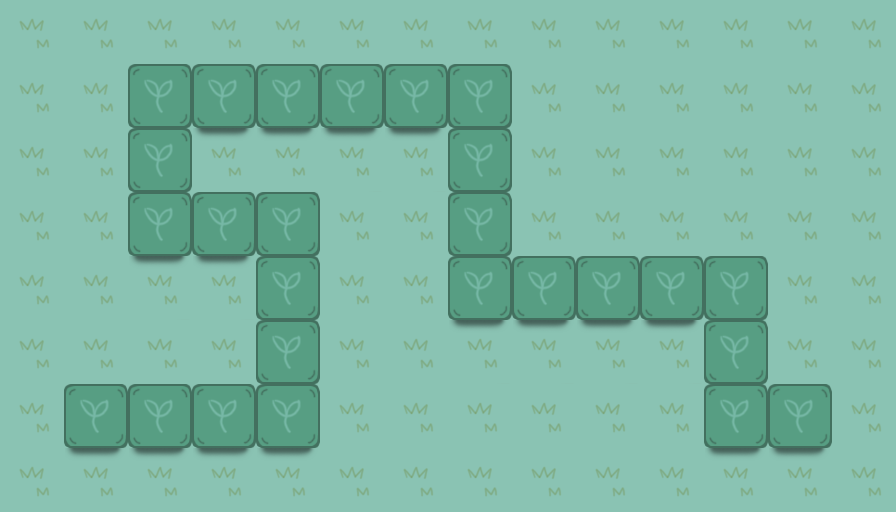

This game map was drawn from its Tiled (.tmx) file and the tilesets committed beside it. A one-line description and the trimmed map source follow:
An orthogonal 14x8 tile map with 64x64 px tiles, 2 tile layers (bg, road) and 33 objects (10x xiaomo, 8x waypoint, 7x xiaocao, 6x quan, start, ...).

<map version="1.0" orientation="orthogonal" width="14" height="8" tilewidth="64" tileheight="64">
 <tileset firstgid="1" name="map" tilewidth="64" tileheight="64">
  <image source="map.png" width="512" height="512" />
 </tileset>
 <layer name="bg" width="14" height="8">
  <data>[112 cells, 112 non-empty, 2 distinct tile ids]</data>
 </layer>
 <layer name="road" width="14" height="8">
  <data>[112 cells, 26 non-empty, 1 distinct tile ids]</data>
 </layer>
 <objectgroup name="object" width="14" height="8">
  <object name="jam" type="quan" x="0" y="384" />
  <object name="jam" type="xiaomo" x="64" y="128" />
  <object name="jam" type="xiaomo" x="64" y="192" />
  <object name="jam" type="quan" x="128" y="384" />
  <object name="jam" type="xiaocao" x="64" y="512" />
  <object name="jam" type="xiaocao" x="128" y="512" />
  <object name="jam" type="xiaomo" x="192" y="512" />
  <object name="jam" type="xiaomo" x="256" y="512" />
  <object name="jam" type="xiaocao" x="320" y="448" />
  <object name="jam" type="xiaocao" x="320" y="384" />
  <object name="jam" type="quan" x="320" y="256" />
  <object name="jam" type="xiaomo" x="512" y="128" />
  <object name="jam" type="xiaomo" x="512" y="192" />
  <object name="jam" type="xiaocao" x="512" y="256" />
  <object name="jam" type="xiaocao" x="576" y="256" />
  <object name="jam" type="quan" x="448" y="448" />
  <object name="jam" type="quan" x="576" y="512" />
  <object name="jam" type="xiaomo" x="576" y="384" />
  <object name="jam" type="xiaomo" x="640" y="384" />
  <object name="jam" type="xiaomo" x="768" y="320" />
  <object name="jam" type="xiaomo" x="768" y="384" />
  <object name="jam" type="quan" x="640" y="256" />
  <object name="jam" type="xiaocao" x="704" y="512" />
  <object name="points0" type="start" x="96" y="416" />
  <object name="points1" type="waypoint" x="288" y="416" />
  <object name="points2" type="waypoint" x="288" y="224" />
  <object name="points3" type="waypoint" x="160" y="224" />
  <object name="points4" type="waypoint" x="160" y="96" />
  <object name="points5" type="waypoint" x="480" y="96" />
  <object name="points6" type="waypoint" x="480" y="288" />
  <object name="points7" type="waypoint" x="736" y="288" />
  <object name="points8" type="waypoint" x="736" y="416" />
  <object name="points9" type="end" x="800" y="416" />
 </objectgroup>
</map>
